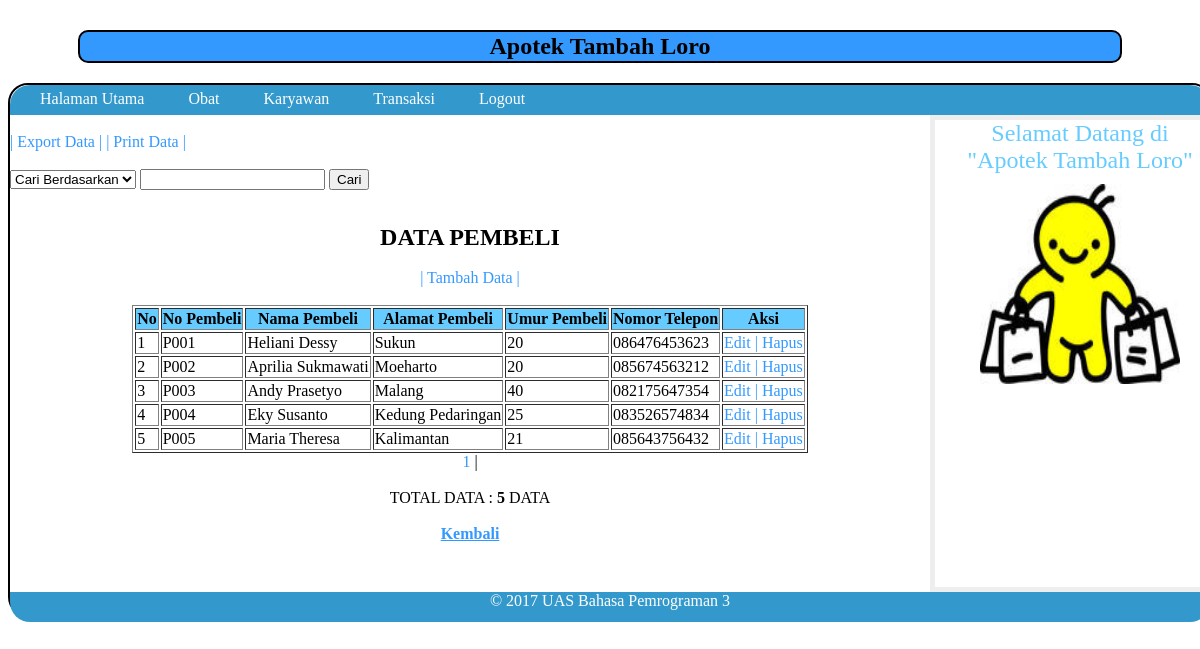
Screenshot of /admin/pembeli/tampil.php with the database file from the repository.
### tables this page shows
CREATE TABLE IF NOT EXISTS `pembeli` (
  `no_pembeli` varchar(5) NOT NULL,
  `nama_pembeli` varchar(30) NOT NULL,
  `alamat_pembeli` varchar(50) NOT NULL,
  `umur_pembeli` varchar(15) NOT NULL,
  `tlp_pembeli` varchar(15) NOT NULL,
  PRIMARY KEY (`no_pembeli`)
);

### admin/pembeli/tampil.php (the view, shortened to what this page needs)
<html>
<link rel="stylesheet" type="text/css" href="../../css.css">
<body>
<center>
<h2><b> Apotek Tambah Loro </b></h2>
</center>
<div class="wrapper">
		<nav>
		<ul>
	<li><a href="../../admin.php"> Halaman Utama </a></li>
    <li><a href="../obat/tampil.php"> Obat </a></li>
    <li><a href="../karyawan/tampil.php"> Karyawan</a></li>
    <li><a href="../transaksi/tampil.php"> Transaksi</a></li>
    <li><a href="../../logout.php"> Logout</a></li></aside>
   		</ul>
		</nav>
<section class="courses">
<article>
<br>
<a href='export.php'>| Export Data  | </a>
<a href='proses_print.php'>| Print Data | </a>
<br><br>
<form method="post" action="cari.php">
<select name="pilih"> <option value=""> Cari Berdasarkan </option>
                    </select>
<input type="text" name="pilihan">
<input type="submit" name="submit" value="Cari">
</form>
<center>
<br><b><font size="+2">DATA PEMBELI</font></b>
<br><br>
<a href='insert.php'>| Tambah Data |</a><br><br>
<table border="1">
<th> No </th>
<th> No Pembeli </th>
<th> Nama Pembeli </th>
<th> Alamat Pembeli </th>
<th> Umur Pembeli </th>
<th> Nomor Telepon </th>
<th> Aksi </th>
<?php
$batas=5;
$halaman=$_GET['halaman'];
if(empty($halaman)) {
	$posisi=0;
}
else {
$posisi=($halaman-1)*$batas;
}
$tampil="select * from pembeli order by no_pembeli limit $posisi,$batas";
$hasil=mysql_query($tampil);
$no=1+$posisi;
while($row=mysql_fetch_array($hasil)) {
echo"<tr><td>$no</td>";
echo"<td>$row[no_pembeli]</td>";
echo"<td>$row[nama_pembeli]</td>";
echo"<td>$row[alamat_pembeli]</td>";
echo"<td>$row[umur_pembeli]</td>";
echo"<td>$row[tlp_pembeli]</td>";
echo"<td> <a href='update.php?id=$row[no_pembeli]'> Edit |
		<a href='delete.php?id=$row[no_pembeli]' onclick='return confirm(\"Anda Yakin?\")'> Hapus </a></td>";
$no++;
}
echo "</table>";
?>
<?php
	$tampil2 = "SELECT * FROM pembeli";
	$query = mysql_query($tampil2);
	$jum = mysql_num_rows($query);
	$jmlhal = ceil($jum/$batas);
for ($i=1;$i<=$jmlhal;$i++)
	if ($i != $hal)
	{
		echo"<a href='$_SERVER[PHP_SELF]?halaman=$i'> $i </a> | ";
	}
	else
	{
		echo"<b> $i </b> | ";
	}
echo "<br><br> <font color='#000'>TOTAL DATA : <b> $jum </b> DATA </font><br><br>";
?>
<?php
	echo "<a href='../../admin.php'><b><u>Kembali</u></b></a>";
	?>
</center>
</article>
	</section>
    <aside>
    <section class="contact-details">
<h3><font size="+2"><center>Selamat Datang di "Apotek Tambah Loro"</center></font></h3>
	</section>
	<section class="popular-recipes">
<center><img src="../../gambar/pembeli.jpg" width="200" height="200"></center>
	</section>
	</aside>
<footer><center>
&copy; 2017 UAS Bahasa Pemrograman 3
</center></footer>
</div>

### css.css (style rules this page uses)
.wrapper { width: 1200px; height:530px; margin: 18px auto 18px auto; border: 2px solid #000000; background-color: #ffffff; border-bottom-left-radius:20px; border-bottom-right-radius:20px; border-top-left-radius:20px; border-top-right-radius:20px; }
nav { clear: both; color: #ffffff; background-color: #3399CC; height: 30px; border-top-left-radius:20px; border-top-right-radius:20px; }
nav ul { margin: 0px; padding: 5px 0px 5px 30px; }
nav li { display: inline; margin-right: 40px; }
nav li a { color: #ffffff; }
section.courses { float: left; width: 920px; }
article { clear: both; overflow: auto; width: 100%; }
aside { width: 250px; height: 457px; float: left; padding: 0px 0px 10px 20px; border: 5px solid #eeeeee; }
a { color: #3399FF; text-decoration: none; }
h1, h2, h3 { font-weight: normal; }
h2 { padding: 1px; color: #000; background-color:#39F; border-radius:1px; border:2px solid #000; margin-left:70px; margin-right:70px; border-bottom-left-radius:10px; border-bottom-right-radius:10px; border-top-left-radius:10px; border-top-right-radius:10px; margin-top: 30px; }
h3 { margin: 0px 0px 10px 0px; color: #66CCFF; }
footer { clear: both; color: #ffffff; background-color:#3399CC; height: 30px; border-bottom-left-radius:20px; border-bottom-right-radius:20px; }
th { background:#6CF; }

### rows the page displays
pembeli: no_pembeli "P001", nama_pembeli "Heliani Dessy", alamat_pembeli "Sukun", umur_pembeli "20", tlp_pembeli "086476453623"
pembeli: no_pembeli "P002", nama_pembeli "Aprilia Sukmawati", alamat_pembeli "Moeharto", umur_pembeli "20", tlp_pembeli "085674563212"
pembeli: no_pembeli "P003", nama_pembeli "Andy Prasetyo", alamat_pembeli "Malang", umur_pembeli "40", tlp_pembeli "082175647354"
pembeli: no_pembeli "P004", nama_pembeli "Eky Susanto", alamat_pembeli "Kedung Pedaringan", umur_pembeli "25", tlp_pembeli "083526574834"
pembeli: no_pembeli "P005", nama_pembeli "Maria Theresa", alamat_pembeli "Kalimantan", umur_pembeli "21", tlp_pembeli "085643756432"

### other values shown
$jum "5"
